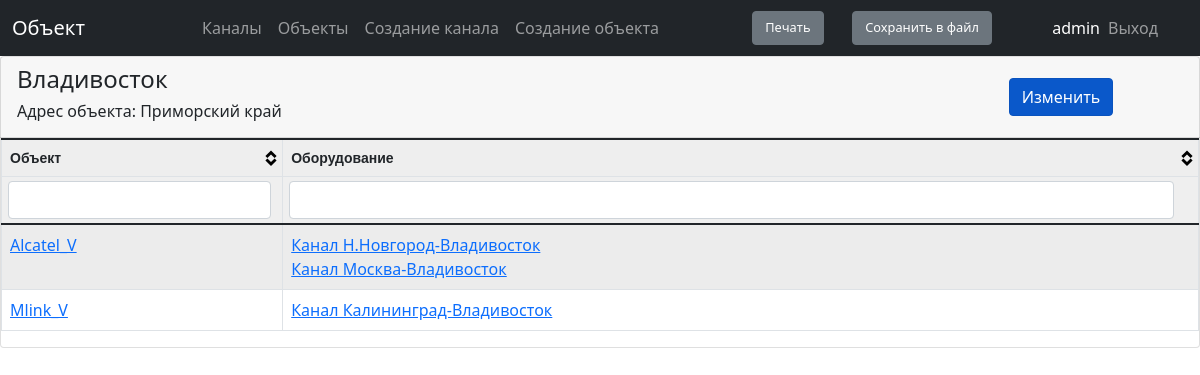
The app's page /scheme/61/location_detail_view (signed in), older data.
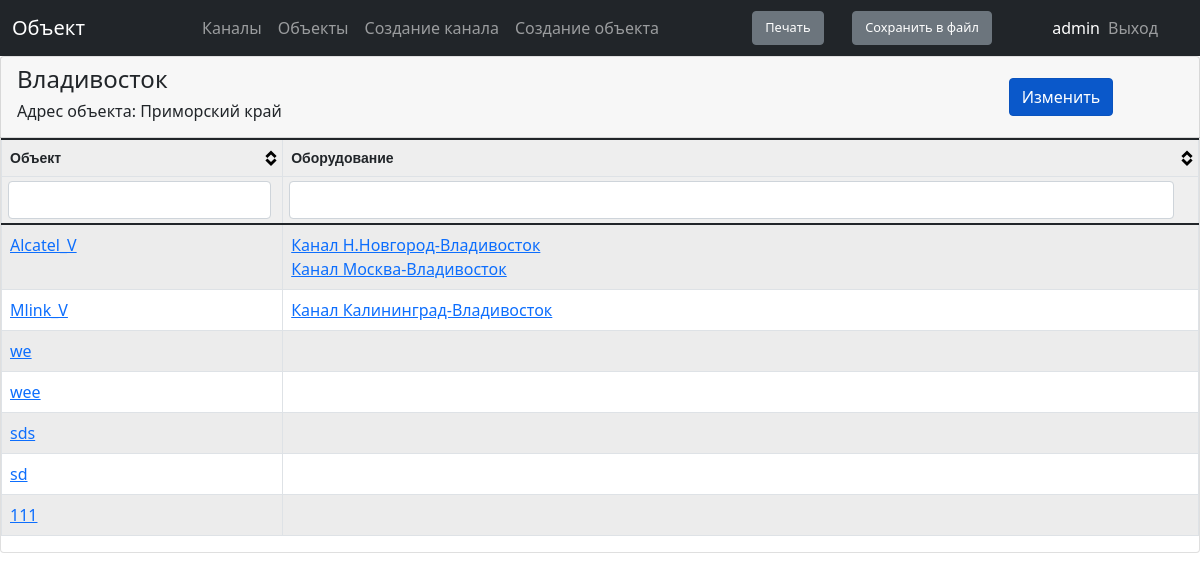
The same page, newer data.
### scheme/models.py (models this page shows, shortened)
class Equipment(models.Model):
    equipment = models.CharField(max_length=100, verbose_name='Оборудование')
    description = models.CharField(max_length=200, verbose_name='Описание', blank=True)
    locations_connect = models.ForeignKey('Locations', on_delete=models.PROTECT,
                        related_name='locationcon', verbose_name='Прохождение по оборудованию')
    class Meta:
        verbose_name = 'Оборудование'
        verbose_name_plural = 'Оборудование'

class Channels(models.Model):
    channel_name = models.CharField(max_length=300, unique=True, verbose_name='Наименование канала')
    object_a = models.CharField(max_length=100, verbose_name='Объект А')
    object_b = models.CharField(max_length=100, verbose_name='Объект Б')
    traffic = models.CharField(max_length=30, verbose_name='Трафик', blank=True)
    description = models.CharField(max_length=3000, verbose_name='Описание', blank=True)
    equipment_connect = models.ManyToManyField ('Equipment',
                        related_name='equipmentcon', verbose_name='Оборудование')
    class Meta:
            verbose_name = 'Канал'
            verbose_name_plural = 'Каналы'

### scheme/views.py (the view)
# urls.py: path('<int:pk>/location_detail_view', permission_required('scheme.view_locationdetailview')(views.LocationDetailView.as_view()), name='url_location_detail_view'),
class LocationDetailView(DetailView):
    model = Locations
    template_name = 'scheme/location_detail_view.html'
    context_object_name = 'location_detail'

### scheme/templates/scheme/location_detail_view.html (shortened to what this page needs)
{% extends 'main/index.html' %}
{% block title %} Объект {% endblock %}
{% block content %}
<div class="card">
    <div class="card-header row align-items-center">
        <div class="col-10 text-right">
            <h4>{{location_detail.location}}</h4>
            <h6>Адрес объекта: {{location_detail.address}}</h6>
        </div>
        <div class="col-2 align-items-start">
            <a href="{% url 'url_update_location' location_detail.id %}" class="btn btn-primary active" role="button" aria-pressed="true">Изменить</a>
        </div>
    </div>
        <table id='tblData'>
            <thead>
                <th>Объект</th>
                <th>Оборудование</th>
            </thead>
            <tbody>
                {%for loc in location_detail.locationcon.all%}
            <tr>
                <td><a href="{% url 'url_equipment_detail_view' loc.id %}" >{{loc.equipment}}</a></td>
                <td>{%for channel in loc.equipmentcon.all%}<a href="{% url 'url_channel_detail_view' channel.id %}" > {{ channel.channel_name}}</a><br>{% endfor %}</td>
            </tr>
            {%endfor%}
            </tbody>
        </table>
    </div>
{% endblock%}

Row changes from the older to the newer data that the page shows:
added Equipment: equipment "we"
added Equipment: equipment "wee"
added Equipment: equipment "sds"
added Equipment: equipment "sd"
added Equipment: equipment "111"
